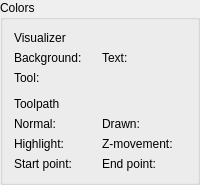
          <widget class="GroupBox" name="grpColors">
           <property name="title">
            <string>Colors</string>
           </property>
           <layout class="QVBoxLayout" name="verticalLayout_7">
            <item>
             <layout class="QGridLayout" name="gridLayout_6" columnstretch="0,0,0,0">
              <item row="7" column="2">
               <widget class="QLabel" name="label_20">
                <property name="text">
                 <string>Z-movement:</string>
                </property>
               </widget>
              </item>
              <item row="5" column="0">
               <widget class="QLabel" name="label_21">
                <property name="text">
                 <string>Toolpath</string>
                </property>
                <property name="wordWrap">
                 <bool>true</bool>
                </property>
               </widget>
              </item>
              <item row="7" column="3">
               <widget class="ColorPicker" name="clpToolpathZMovement" native="true"/>
              </item>
              <item row="2" column="0">
               <widget class="QLabel" name="label_24">
                <property name="text">
                 <string>Background:</string>
                </property>
               </widget>
              </item>
              <item row="7" column="1">
               <widget class="ColorPicker" name="clpToolpathHighlight" native="true"/>
              </item>
              <item row="8" column="1">
               <widget class="ColorPicker" name="clpToolpathStart" native="true"/>
              </item>
              <item row="7" column="0">
               <widget class="QLabel" name="label_25">
                <property name="text">
                 <string>Highlight:</string>
                </property>
               </widget>
              </item>
              <item row="8" column="0">
               <widget class="QLabel" name="label_26">
                <property name="text">
                 <string>Start point:</string>
                </property>
               </widget>
              </item>
              <item row="8" column="3">
               <widget class="ColorPicker" name="clpToolpathEnd" native="true"/>
              </item>
              <item row="8" column="2">
               <widget class="QLabel" name="label_27">
                <property name="text">
                 <string>End point:</string>
                </property>
               </widget>
              </item>
              <item row="2" column="1">
               <widget class="ColorPicker" name="clpVisualizerBackground" native="true"/>
              </item>
              <item row="2" column="3">
               <widget class="ColorPicker" name="clpVisualizerText" native="true"/>
              </item>
              <item row="1" column="0">
               <widget class="QLabel" name="label_22">
                <property name="text">
                 <string>Visualizer</string>
                </property>
               </widget>
              </item>
              <item row="2" column="2">
               <widget class="QLabel" name="label_28">
                <property name="text">
                 <string>Text:</string>
                </property>
               </widget>
              </item>
              <item row="3" column="0">
               <widget class="QLabel" name="label_19">
                <property name="text">
                 <string>Tool:</string>
                </property>
               </widget>
              </item>
              <item row="3" column="1">
               <widget class="ColorPicker" name="clpTool" native="true"/>
              </item>
              <item row="4" column="0">
               <spacer name="verticalSpacer">
                <property name="orientation">
                 <enum>Qt::Vertical</enum>
                </property>
                <property name="sizeType">
                 <enum>QSizePolicy::Fixed</enum>
                </property>
                <property name="sizeHint" stdset="0">
                 <size>
                  <width>20</width>
                  <height>6</height>
                 </size>
                </property>
               </spacer>
              </item>
              <item row="6" column="2">
               <widget class="QLabel" name="label_16">
                <property name="text">
                 <string>Drawn:</string>
                </property>
               </widget>
              </item>
              <item row="6" column="3">
               <widget class="ColorPicker" name="clpToolpathDrawn" native="true"/>
              </item>
              <item row="6" column="1">
               <widget class="ColorPicker" name="clpToolpathNormal" native="true"/>
              </item>
              <item row="6" column="0">
               <widget class="QLabel" name="label_23">
                <property name="text">
                 <string>Normal:</string>
                </property>
               </widget>
              </item>
             </layout>
            </item>
           </layout>
          </widget>
